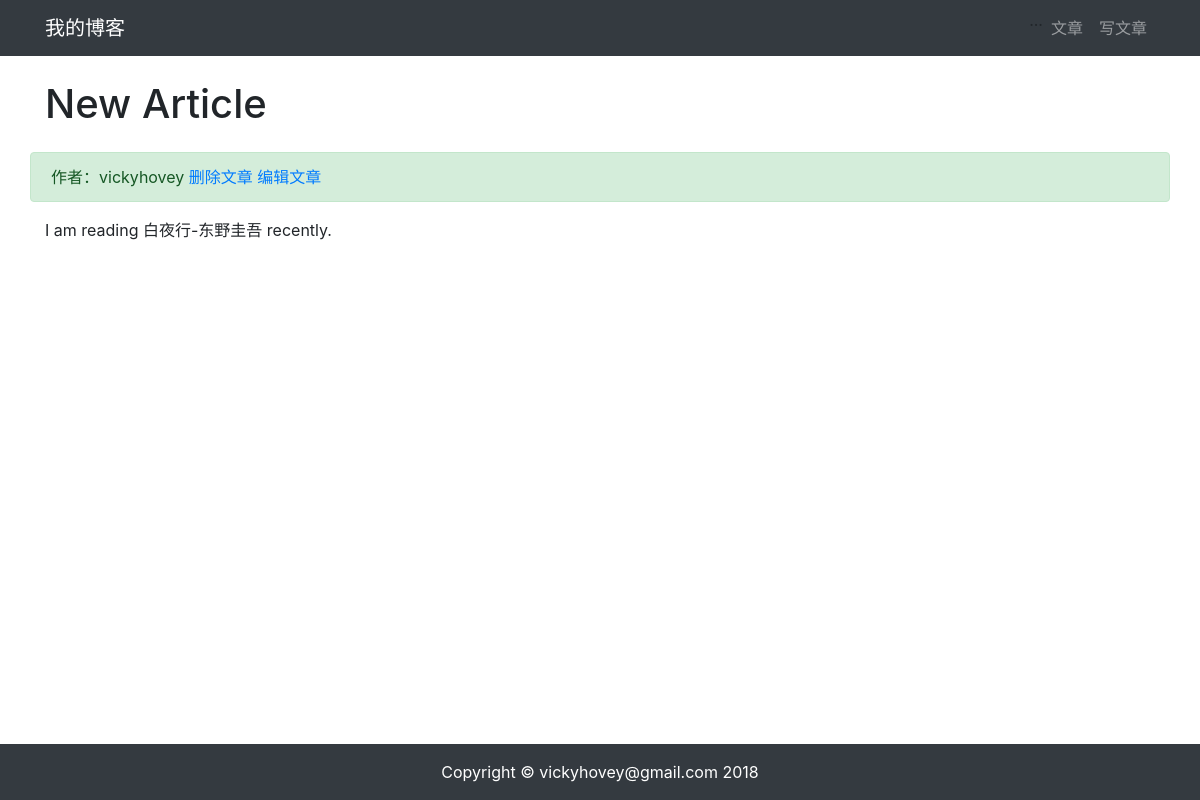
Page /article/article-detail/5/ on the earlier database version.
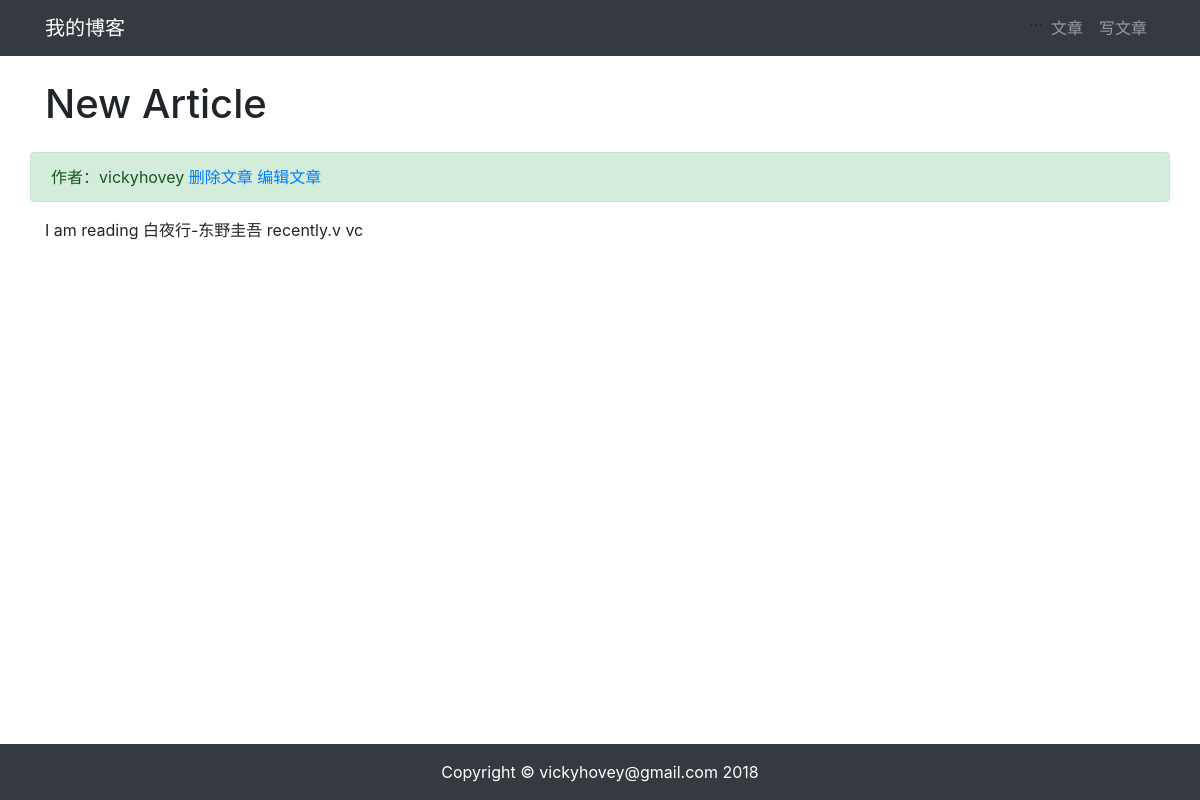
Same page on the later database version.
### article/models.py (models this page shows, shortened)
class ArticlePost(models.Model):
    author = models.ForeignKey(User, on_delete=models.CASCADE)
    title = models.CharField(max_length=100)
    body = models.TextField()
    created = models.DateTimeField(default=timezone.now)
    updated = models.DateTimeField(auto_now=True)# Create your models here.
    class Meta:
        ordering = ('-created',)

### article/views.py (the view)
# urls.py: path('article-detail/<int:id>/', views.article_detail, name='article_detail'),
def article_detail(request, id):
    article = ArticlePost.objects.get(id=id)
    context = { 'article': article }
    return render(request, 'article/detail.html', context)

### article/templates/article/detail.html (shortened to what this page needs)
{% extends "base.html" %}
{% load staticfiles %}
{% block content %}
<div class="container">
    <div class="row">
        <h1 class="col-12 mt-4 mb-4">{{ article.title }}</h1>
        <div class="col-12 alert alert-success">作者：{{ article.author }}
            <a href="#" onclick="confirm_delete()">删除文章</a>
            <a href="{% url "article:article_update" article.id %}">编辑文章</a>
        </div>
        <div class="col-12">
            <p>{{ article.body|safe }}</p>
        </div>
    </div>
</div>
{% endblock content %}

Differences in the rows shown:
changed ArticlePost "New Article": body "I am reading 白夜行-东野圭吾 recently." → "I am reading 白夜行-东野圭吾 recently.v vc"
